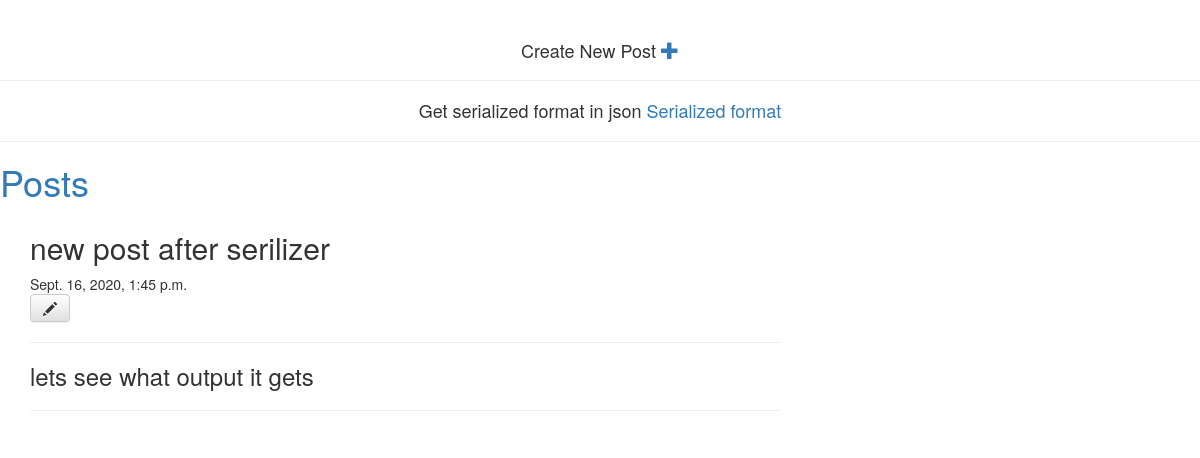
Screenshot of /post/7/ with the database file from the repository.
### posts/models.py (models this page shows, shortened)
class Posts(models.Model):
    title =models.CharField(max_length=50)
    content = models.TextField()
    date_posted = models.DateTimeField(default = timezone.now)

### posts/views.py (the view)
# urls.py: path('post/<int:pk>/', views.post_detail, name='post_detail'),
def post_detail(request, pk):
    post = get_object_or_404(Posts, pk=pk)
    return render(request, 'posts/post_detail.html', {'post': post})

### posts/templates/posts/post_detail.html
{% extends 'posts/base.html' %}
{% load cache %}
{% block content %}
    {% cache 500 post %}
    <div>
        <h2>{{ post.title }}</h2>
                {% if post.date_posted %}
            <div >
                {{ post.date_posted }}
            </div>
        {% endif %}
         <a class="btn btn-default" href="{% url 'post_edit' pk=post.pk %}"><span class="glyphicon glyphicon-pencil"></span></a>
            <hr>
            <div>
                <h3><p>{{ post.content|linebreaksbr }}</p></h3>
            </div>
            <hr>
    </div>
    {% endcache %}
{% endblock %}

### rows the page displays
Posts: title "new post after serilizer", date_posted "Sept. 16, 2020, 1:45 p.m.", content "lets see what output it gets"
